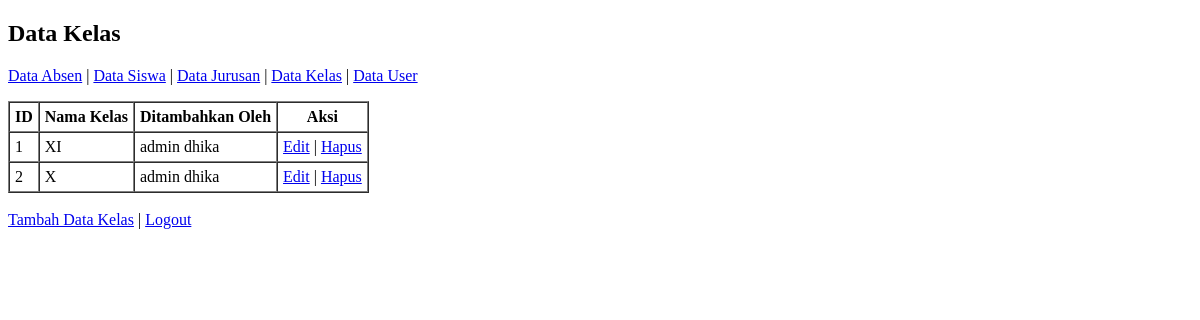
Before: /administrator/kelas/index.php with the older database file.
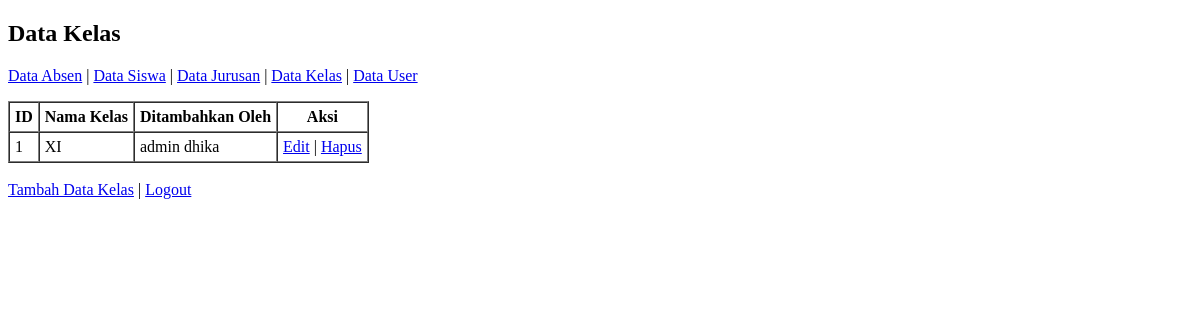
After: the same page with the newer database file.
### tables this page shows
CREATE TABLE IF NOT EXISTS `kelas` (
  `id_kelas` int(11) NOT NULL,
  `nama_kelas` varchar(10) NOT NULL,
  `id_user` int(11) NOT NULL
);

CREATE TABLE IF NOT EXISTS `user` (
  `id_user` int(11) NOT NULL,
  `username` varchar(20) NOT NULL,
  `password` varchar(25) NOT NULL
);

### administrator/kelas/index.php (the view)
<?php
include "../../koneksi.php";
$query = mysqli_query($conn, "SELECT kelas.*, user.username FROM kelas LEFT JOIN user ON kelas.id_user = user.id_user");
?>
<!DOCTYPE html>
<html>
<head><title>Data Kelas</title></head>
<body>
    <h2>Data Kelas</h2>
    <p>
        <a href="../index.php">Data Absen</a> |
        <a href="../siswa/index.php">Data Siswa</a> |
        <a href="../jurusan/index.php">Data Jurusan</a> |
        <a href="../kelas/index.php">Data Kelas</a> |
        <a href="../user/index.php">Data User</a>
    </p>
    <table border="1" cellspacing="0" cellpadding="5">
        <tr>
            <th>ID</th><th>Nama Kelas</th><th>Ditambahkan Oleh</th><th>Aksi</th>
        </tr>
        <?php while($row = mysqli_fetch_assoc($query)): ?>
        <tr>
            <td><?= $row['id_kelas']; ?></td>
            <td><?= $row['nama_kelas']; ?></td>
            <td><?= $row['username']; ?></td>
            <td>
                <a href="edit_kelas.php?id=<?= $row['id_kelas']; ?>">Edit</a> |
                <a href="delete_kelas.php?id=<?= $row['id_kelas']; ?>" onclick="return confirm('Hapus?')">Hapus</a>
            </td>
        </tr>
        <?php endwhile; ?>
    </table><br>
    <a href="tambah_kelas.php">Tambah Data Kelas</a> |
    <a href="../../index.php">Logout</a>
</body>
</html>

Changed rows visible on the page:
removed kelas: id_kelas "2", nama_kelas "X", id_user.username "admin dhika"
